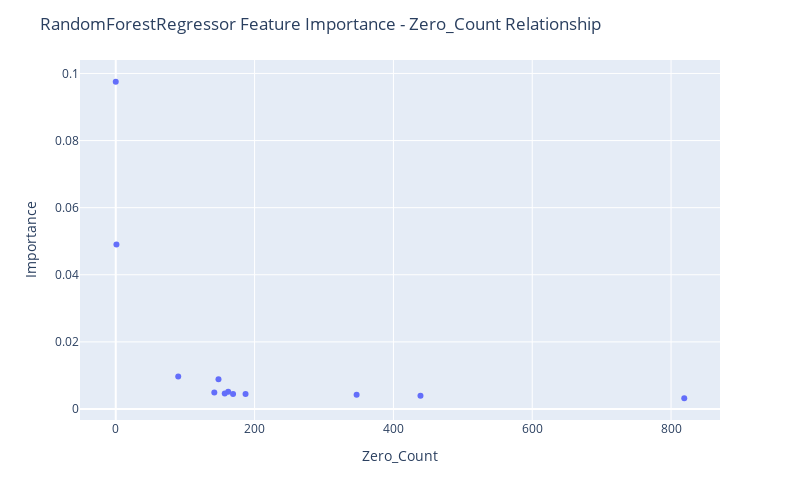

Notebook source saved alongside this figure:
### Code cell
fig = px.scatter(df_merged[~df_merged["Feature Name"].str.contains("Output")], x="Zero_Count", y="Importance",
                hover_data=["Feature Name"])

fig.update_layout(
    autosize=False,
    width=800,
    height=500,
    title_text=f"RandomForestRegressor Feature Importance - Zero_Count Relationship",
)

fig.show()

### Figure 1 — Plotly figure (JSON) as saved in the notebook; plotly's stock layout.template omitted (floating-point values rounded to 4 significant figures)
{"data": [{"customdata": [["Input 01"], ["Input 06"], ["Input 04"], ["Input 09"], ["Input 07"], ["Input 12"], ["Input 05"], ["Input 03"], ["Input 11"], ["Input 10"], ["Input 08"], ["Input 02"]], "hovertemplate": "Zero_Count=%{x}<br>Importance=%{y}<br>Feature Name=%{customdata[0]}<extra></extra>", "legendgroup": "", "marker": {"color": "#636efa", "symbol": "circle"}, "mode": "markers", "name": "", "orientation": "v", "showlegend": false, "type": "scatter", "x": [0, 1, 90, 148, 162, 142, 157, 187, 169, 347, 439, 819], "xaxis": "x", "y": [0.09753, 0.04901, 0.009716, 0.008896, 0.005123, 0.004932, 0.004645, 0.004486, 0.004443, 0.004229, 0.003933, 0.003201], "yaxis": "y"}], "layout": {"autosize": false, "height": 500, "legend": {"tracegroupgap": 0}, "margin": {"t": 60}, "title": {"text": "RandomForestRegressor Feature Importance - Zero_Count Relationship"}, "width": 800, "xaxis": {"anchor": "y", "autorange": true, "domain": [0, 1], "range": [-51.5, 870.5], "title": {"text": "Zero_Count"}, "type": "linear"}, "yaxis": {"anchor": "x", "autorange": true, "domain": [0, 1], "range": [-0.003281, 0.104], "title": {"text": "Importance"}, "type": "linear"}}}
